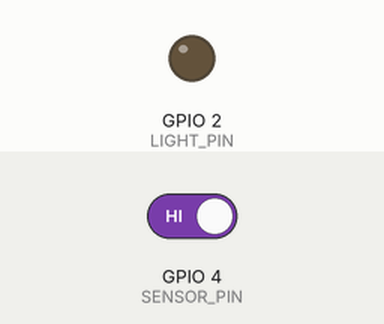
The sketch below on a simulated ESP32. Shown: output pins drawn as LEDs (lit = HIGH). Inputs (shaded band) come from the test bench; at power-on: GPIO 4 (SENSOR_PIN) HIGH. What the sketch prints to the serial monitor is not drawn.

Above: at 0.1 s.
Timing chart, 0 to 1.6 s (numbered marks = the images above):
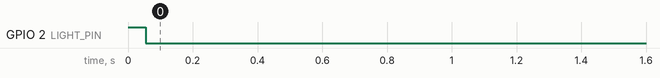

The sketch:

ex04.ino
```cpp
#define SENSOR_PIN 4
#define LIGHT_PIN  2

const int pwmFreq = 5000;
const int pwmResolution = 8;
const int touchThreshold = 700;
const int debounceTime = 50;

bool lightStatus = false; // false对应熄灭，true对应点亮

void setup() {
  Serial.begin(115200);
  // 绑定LED引脚并配置PWM参数
  ledcAttach(LIGHT_PIN, pwmFreq, pwmResolution);
  ledcWrite(LIGHT_PIN, 255); // 上电默认熄灭
  Serial.println("触摸自锁开关程序初始化完成");
  Serial.println("使用说明：触摸一次切换LED亮灭状态");
}

void loop() {
  int touchValue = touchRead(SENSOR_PIN);
  Serial.printf("当前触摸读数：%d\n", touchValue);

  // 检测到触摸信号
  if (touchValue < touchThreshold) {
    delay(debounceTime); // 软件防抖延时
    // 防抖后二次确认触摸状态
    if (touchRead(SENSOR_PIN) < touchThreshold) {

      // 翻转LED状态
      lightStatus = !lightStatus;
      ledcWrite(LIGHT_PIN, lightStatus ? 0 : 255);
      Serial.printf("状态已切换，LED当前：%s\n", lightStatus ? "点亮" : "熄灭");

      // 等待手指松开，防止单次触摸重复触发
      while (touchRead(SENSOR_PIN) < touchThreshold) {
        delay(10);
      }
    }
  }

  delay(50);
}
```

Measured:
- by itself, GPIO 2 (LIGHT_PIN): HIGH → LOW at 0.05 s
